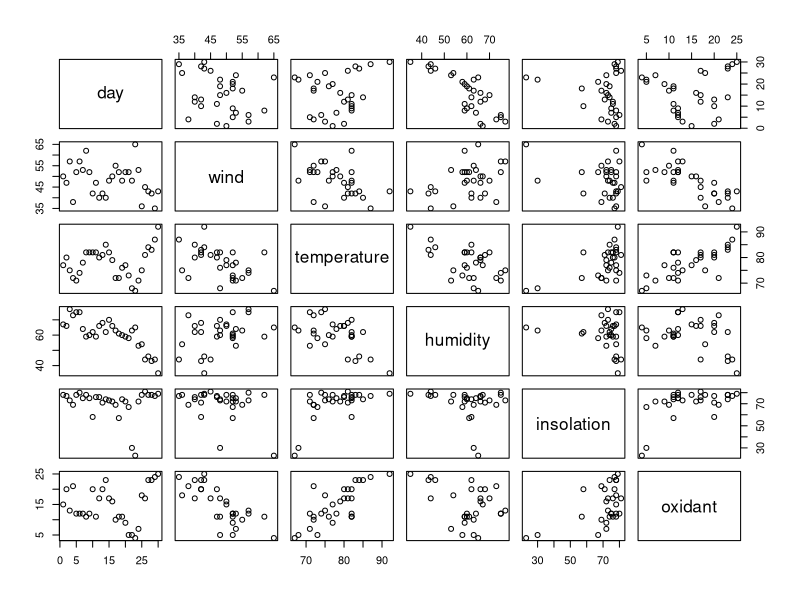
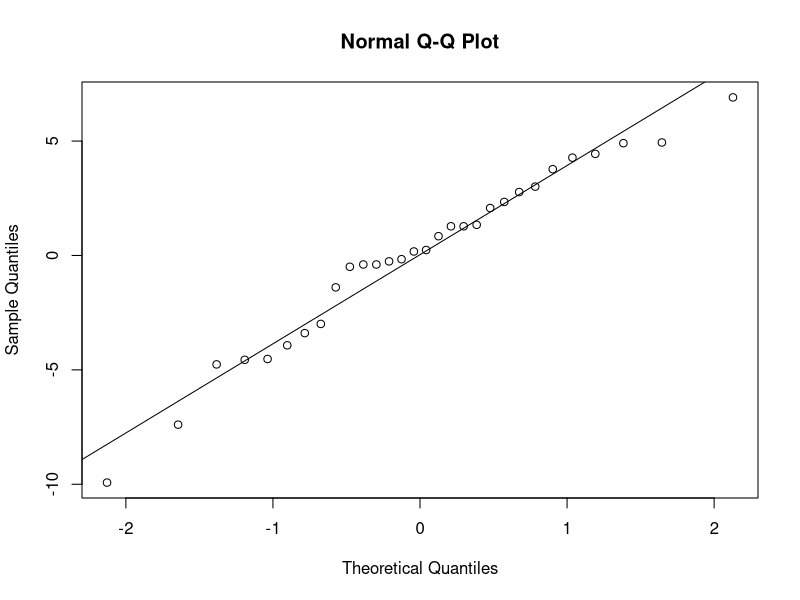
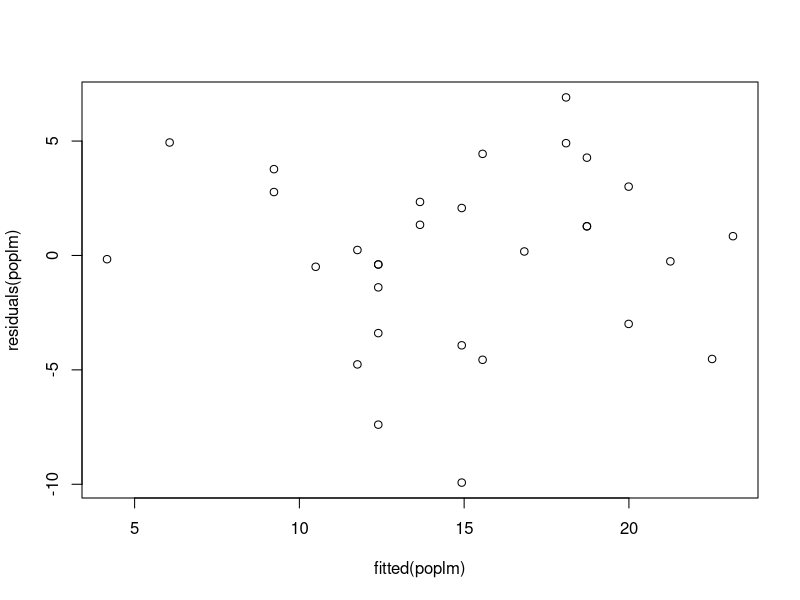
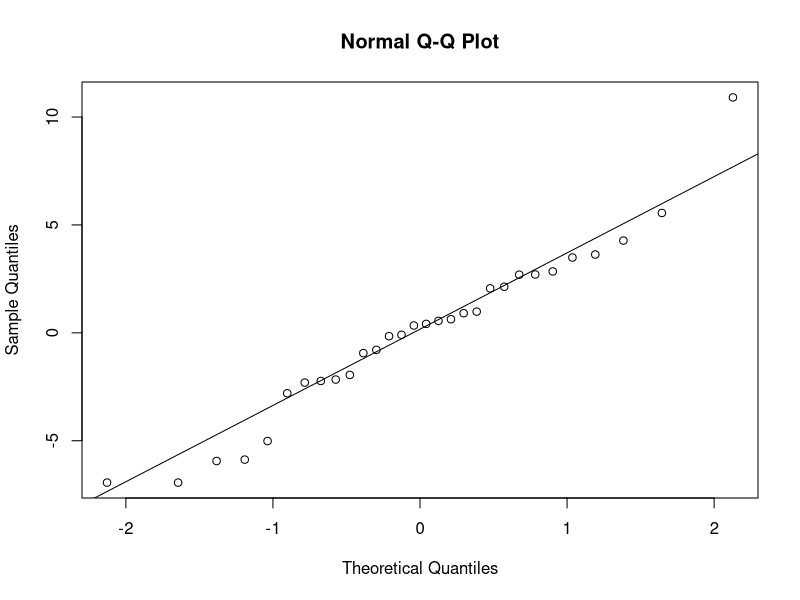
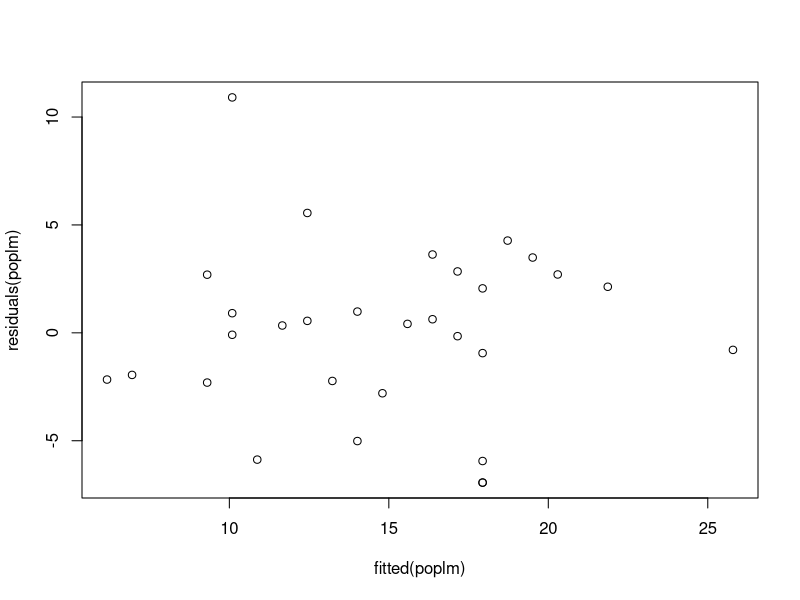
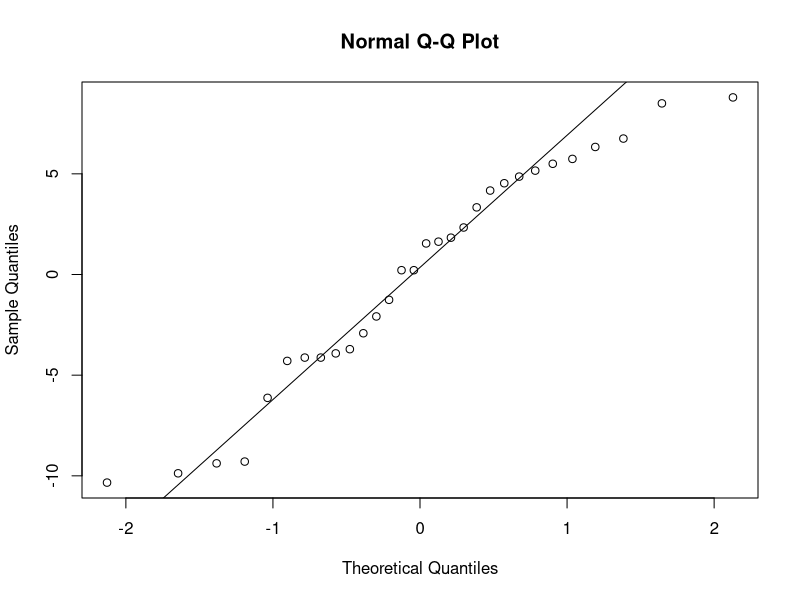
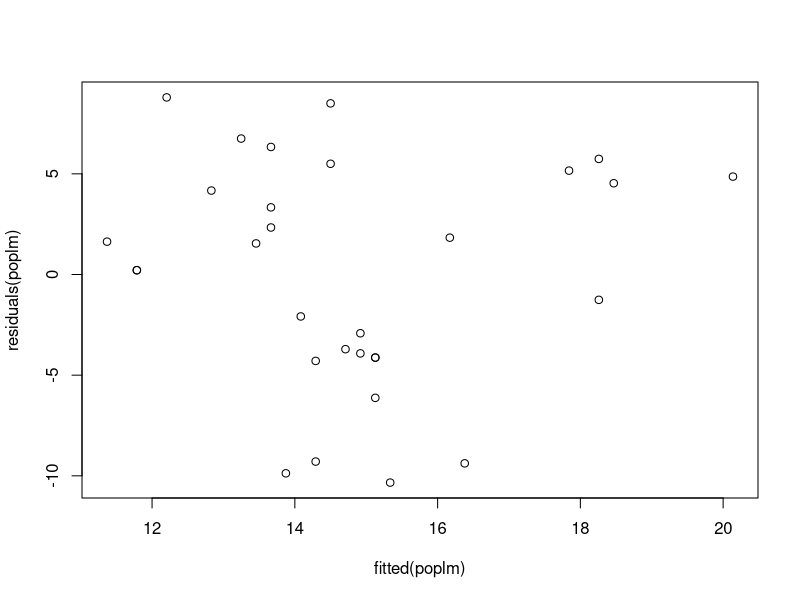
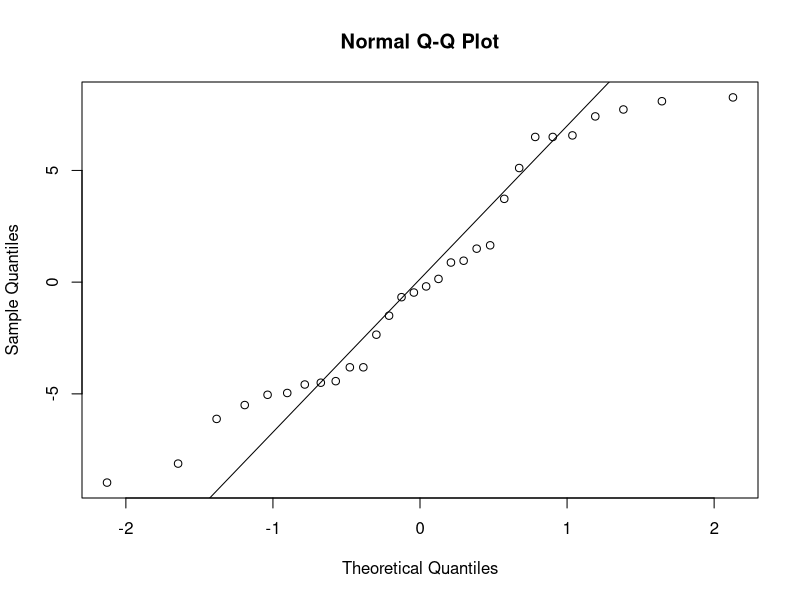

The R source for these figures, in order:
###EXERCISE 6

pollution = read.table("airpollution.txt",header=TRUE)

##T1
pairs(pollution)

#There seem to be correlation between wind and humidity, Temperature and oxidant.
#There seem to be negative correlation between wind and temperature, temperature and humidity, wind and oxidant.


##T2

#First we perform the test on each of the explanatory variables to get the best.
poplm = lm(oxidant~wind,data=pollution)
summary(poplm)
qqnorm(residuals(poplm))
qqline(residuals(poplm))
plot(fitted(poplm),residuals(poplm))
#p-value 8.20e-07 and the assumptions seem true according to qqplot and plot

poplm = lm(oxidant~temperature,data=pollution)
summary(poplm)
qqnorm(residuals(poplm))
qqline(residuals(poplm))
plot(fitted(poplm),residuals(poplm))
#p-value 1.17e-06 and the assumptions seem true according to qqplot and plot

poplm = lm(oxidant~humidity,data=pollution)
summary(poplm)
qqnorm(residuals(poplm))
qqline(residuals(poplm))
plot(fitted(poplm),residuals(poplm))
#p-value 0.056 and the assumptions are doubtful.

poplm = lm(oxidant~insolation,data=pollution)
summary(poplm)
qqnorm(residuals(poplm))
qqline(residuals(poplm))
plot(fitted(poplm),residuals(poplm))
#p-value 0.004 and assumptions are doubtful

#The variable with lower p-value is wind
#The linear regression model could be: Yn = 45.31 - 0.63*wind


poplm = lm(oxidant~wind+temperature,data=pollution)
summary(poplm)
qqnorm(residuals(poplm))
qqline(residuals(poplm))
plot(fitted(poplm),residuals(poplm))
#The assumptions seem true
#The linear regression model could be: Yn = -5.2 - 0.43*wind + 0.52*temperature

poplm = lm(oxidant~wind+temperature+insolation,data=pollution)
summary(poplm)
qqnorm(residuals(poplm))
qqline(residuals(poplm))
plot(fitted(poplm),residuals(poplm))
#Insolation doesn't seem to be correlated. so this extension is not useful

##T3
poplm = lm(oxidant~wind+temperature+humidity+insolation,data=pollution)
summary(poplm)
qqnorm(residuals(poplm))
qqline(residuals(poplm))
plot(fitted(poplm),residuals(poplm))
#According to the p-value, we should decrease the full model not considering humidity and insolation.
#The result linear model would be: Yn = -15.49 - 0.44*wind + 0.56*temperature




##T4
#Estimates: wind = 0.43, temperature = 0.52, humidity = 0, insolation = 0;


##T5
poplm = lm(oxidant~wind+temperature,data=pollution)
qqnorm(residuals(poplm))
qqline(residuals(poplm))

#According to the qqplot the residuals seem normal.